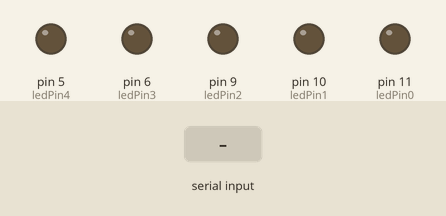
Simulated run of this sketch. Board: Arduino Uno, built with avr-gcc and run on an emulated ATmega328P. Shown: output pins drawn as LEDs (lit = HIGH). The test bench sets the inputs (shaded band).

Above: at 1.2 s.
1.3 s: "0" received over Serial
At 2.2 s:
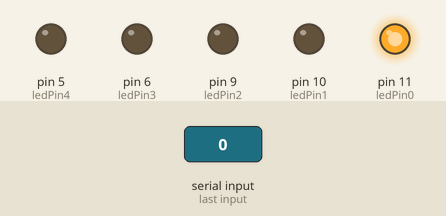
2.8 s: "1" received over Serial
At 3.3 s:
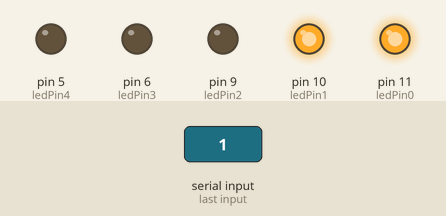
4.3 s: "2" received over Serial
At 5.5 s:
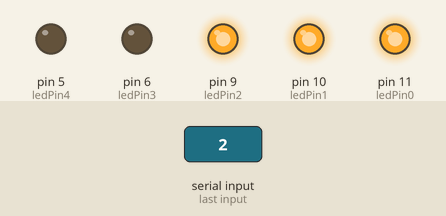
5.8 s: "3" received over Serial
At 6.8 s:
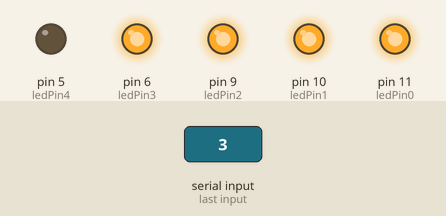
7.3 s: "4" received over Serial
At 8.0 s:
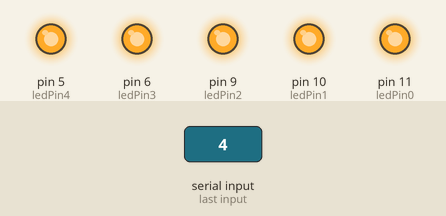
8.8 s: "5" received over Serial
At 9.1 s:
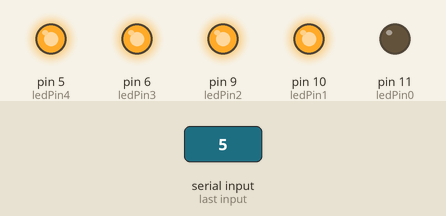
Timing chart, 0 to 11.3 s (numbered marks = the images above; inputs shaded):
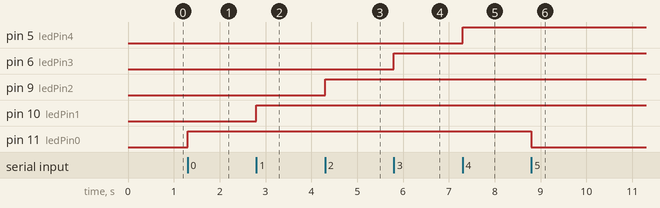

The sketch:

Ejercicio2_5leds.ino
```cpp
int ledPin0 = 11;
int ledPin1 = 10;
int ledPin2 = 9;
int ledPin3 = 6;
int ledPin4 = 5;

void setup() {
Serial.begin(9600);
pinMode(ledPin0, OUTPUT);
pinMode(ledPin1, OUTPUT);
pinMode(ledPin2, OUTPUT);
pinMode(ledPin3, OUTPUT);
pinMode(ledPin4, OUTPUT);
}

void loop() {

char incomingByte = Serial.read(); switch (incomingByte) {
case '0':
  digitalWrite(ledPin0, HIGH);
  break;
case '1':
  digitalWrite(ledPin1, HIGH);
  break;
case '2':
  digitalWrite(ledPin2, HIGH);
  break;
case '3':
  digitalWrite(ledPin3, HIGH);
  break;
case '4':
  digitalWrite(ledPin4, HIGH);
  break;
  case '5':
  digitalWrite(ledPin0, LOW);
  break;
  case '6':
  digitalWrite(ledPin1, LOW);
  break;
  case '7':
  digitalWrite(ledPin2, LOW);
  break;
  case '8':
  digitalWrite(ledPin3, LOW);
  break;
  case '9':
  digitalWrite(ledPin4, LOW);
  break;
 }
}
```

Measured:
- after the input at 1.3 s, pin 11 (ledPin0): LOW → HIGH at once
- after the input at 2.8 s, pin 10 (ledPin1): LOW → HIGH at once
- after the input at 4.3 s, pin 9 (ledPin2): LOW → HIGH at once
- after the input at 5.8 s, pin 6 (ledPin3): LOW → HIGH at once
- after the input at 7.3 s, pin 5 (ledPin4): LOW → HIGH at once
- after the input at 8.8 s, pin 11 (ledPin0): HIGH → LOW at once
